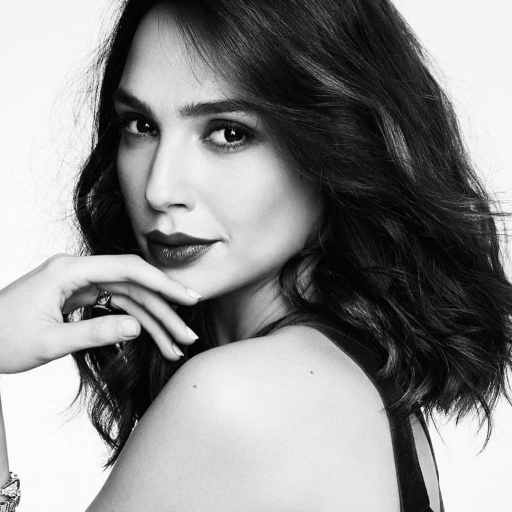
%> input picture image.jpg, 1024 x 1024 px (shown at 1/2 size)
$ octave Solution1.m   (GNU Octave 9; MATLAB toolbox functions it lacks are replaced by stand-ins)
%> lines starting %> are read from the running program, lines starting %| are printed output that depends on the picture
I1=imread('image.jpg') %loading a 1024x1024 gray scale picture
%> I1 is the input picture: size 1024x1024 uint8; min 0, max 255, mean 139.3
I2=imresize(I1,[256 256]) %reducing the spatial resolution to 256x256
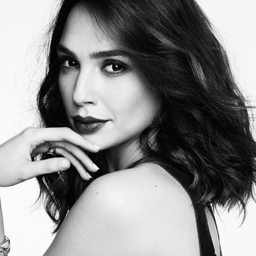
%> I2: size 256x256 uint8; min 0, max 255, mean 139.3
I3=imresize(I1, [128 128]) %reducing the spatial resolution to 128x128
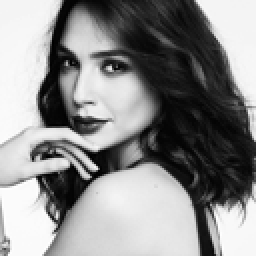
%> I3: size 128x128 uint8 (shown 2 times larger); min 0, max 255, mean 139.3
I4=imresize(I1, [32 32])
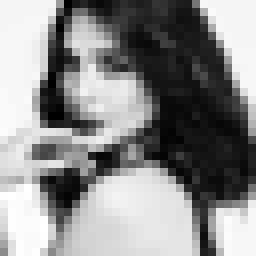
%> I4: size 32x32 uint8 (shown 8 times larger); min 0, max 255, mean 139.3
I5=imresize(I2, [1024 1024])
I6=imresize(I3, [1024 1024])
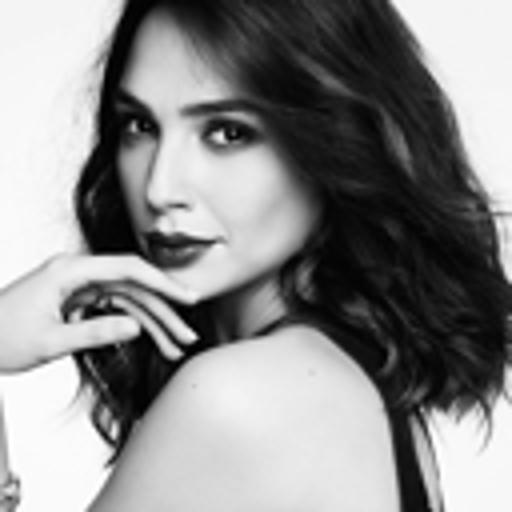
%> I6: size 1024x1024 uint8 (shown at 1/2 size); min 0, max 255, mean 139.3; mean of the top-left, top-right, bottom-left and bottom-right quarters 162.6, 89.3, 177.8, 127.7
I7=imresize(I4, [1024 1024])
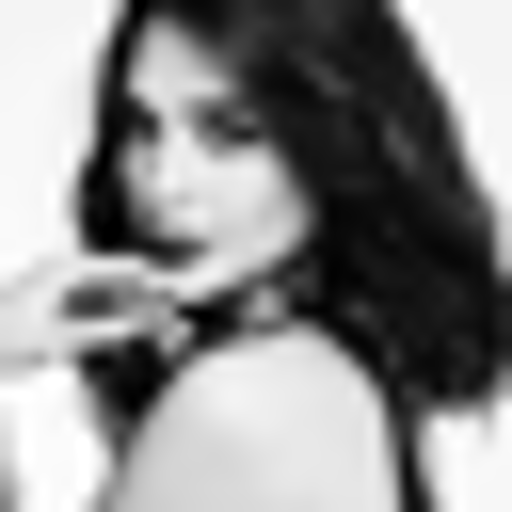
%> I7: size 1024x1024 uint8 (shown at 1/2 size); min 0, max 255, mean 139.3; mean of the top-left, top-right, bottom-left and bottom-right quarters 162.8, 89.2, 177.6, 127.6
figure
imshow(I1)
title('Original Image in 1024x1024 spatial resolution')
figure
imshow(I2)
title('1024x1024px resized to 256x256')
figure
imshow(I3)
title('1024x1024px resized to 128x128')
figure
imshow(I4)
title('1024x1024px resized to 32x32')
figure
imshow(I5)
title('256x256px resized to 1024x1024')
figure
imshow(I6)
title('128x128px resized to 1024x1024')
figure
imshow(I7)
title('32x32px resized to 1024x1024')
%> (the run ends here)

$ run again, with im1.jpg copied over image.jpg
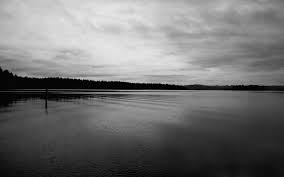
%> input picture im1.jpg, 284 x 177 px
%> I1 is the input picture: size 177x284x3 uint8; min 0, max 232, mean 113.8
%> `I2=imresize(I1,[256 256])`:
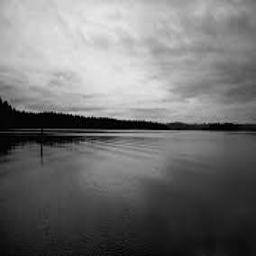
%> I2: size 256x256x3 uint8; min 0, max 231, mean 113.8
%> `I7=imresize(I4, [1024 1024])`:
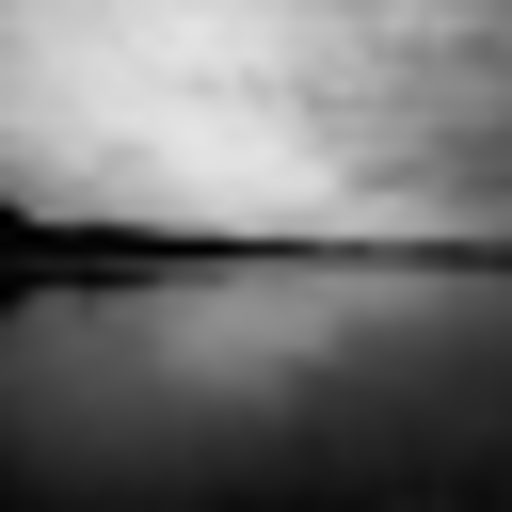
%> I7: size 1024x1024x3 uint8 (shown at 1/2 size); min 0, max 228, mean 113.8

$ run again, with im2.jpg copied over image.jpg
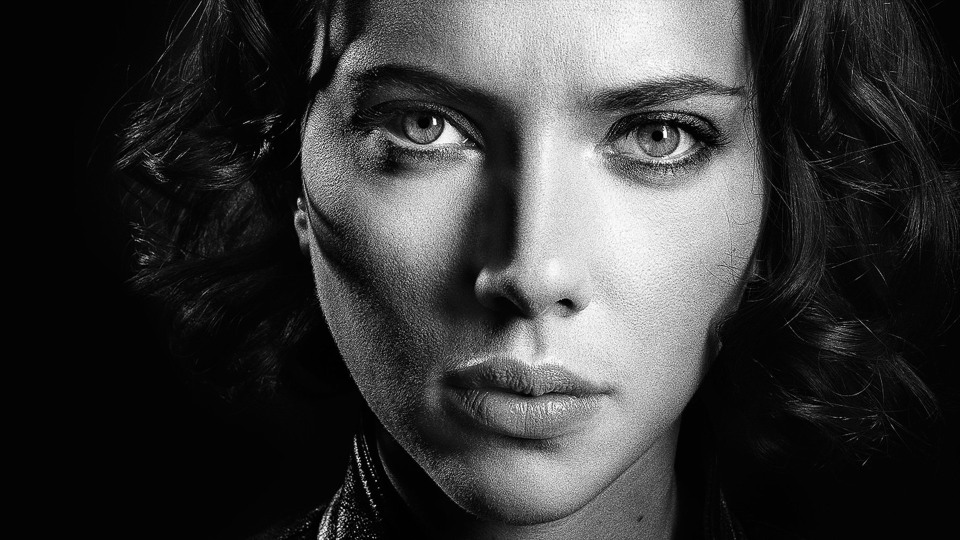
%> input picture im2.jpg, 1920 x 1080 px (shown at 1/2 size)
%> I1 is the input picture: size 1080x1920x3 uint8; min 0, max 255, mean 56.1
%> `I3=imresize(I1, [128 128])`:
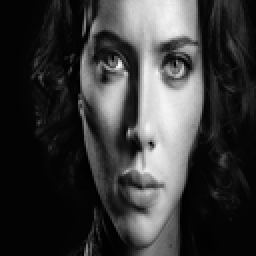
%> I3: size 128x128x3 uint8 (shown 2 times larger); min 0, max 247, mean 56.1
%> `I7=imresize(I4, [1024 1024])`:
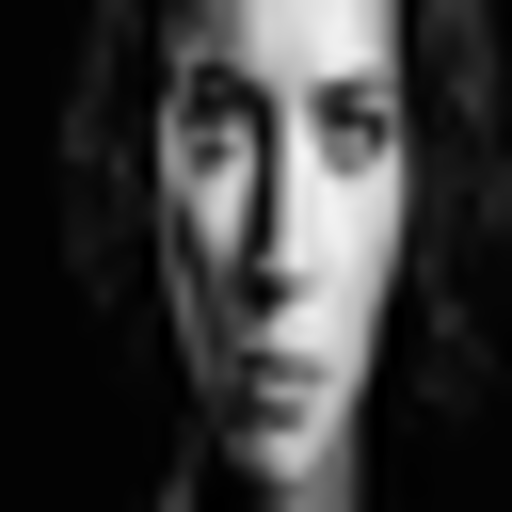
%> I7: size 1024x1024x3 uint8 (shown at 1/2 size); min 0, max 244, mean 56.1
